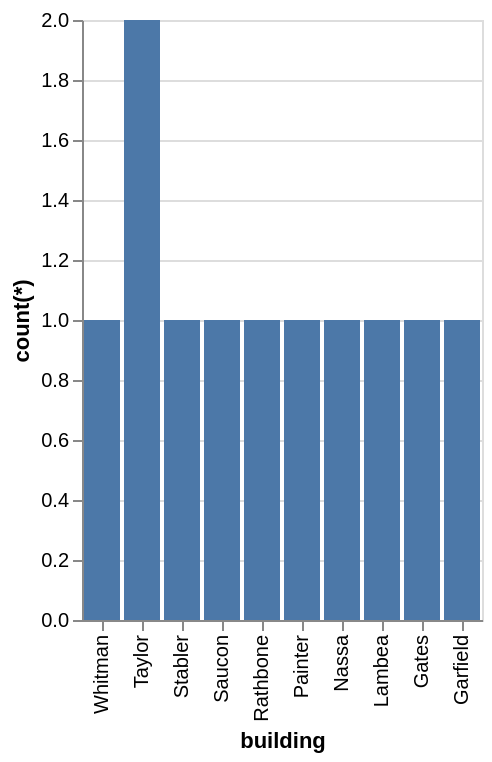

Source (Vega-Lite JSON):
### Vega-Lite specification from a JSON file in a GitHub repository (floating-point values rounded to 4 significant figures)
{"data": {"values": [{"x_data": "Whitman", "y_data": 1}, {"x_data": "Taylor", "y_data": 2}, {"x_data": "Stabler", "y_data": 1}, {"x_data": "Saucon", "y_data": 1}, {"x_data": "Rathbone", "y_data": 1}, {"x_data": "Painter", "y_data": 1}, {"x_data": "Nassa", "y_data": 1}, {"x_data": "Lambea", "y_data": 1}, {"x_data": "Gates", "y_data": 1}, {"x_data": "Garfield", "y_data": 1}]}, "mark": "bar", "encoding": {"x": {"field": "x_data", "type": "nominal", "title": "building", "sort": "descending"}, "y": {"field": "y_data", "type": "quantitative", "title": "count(*)"}}}
